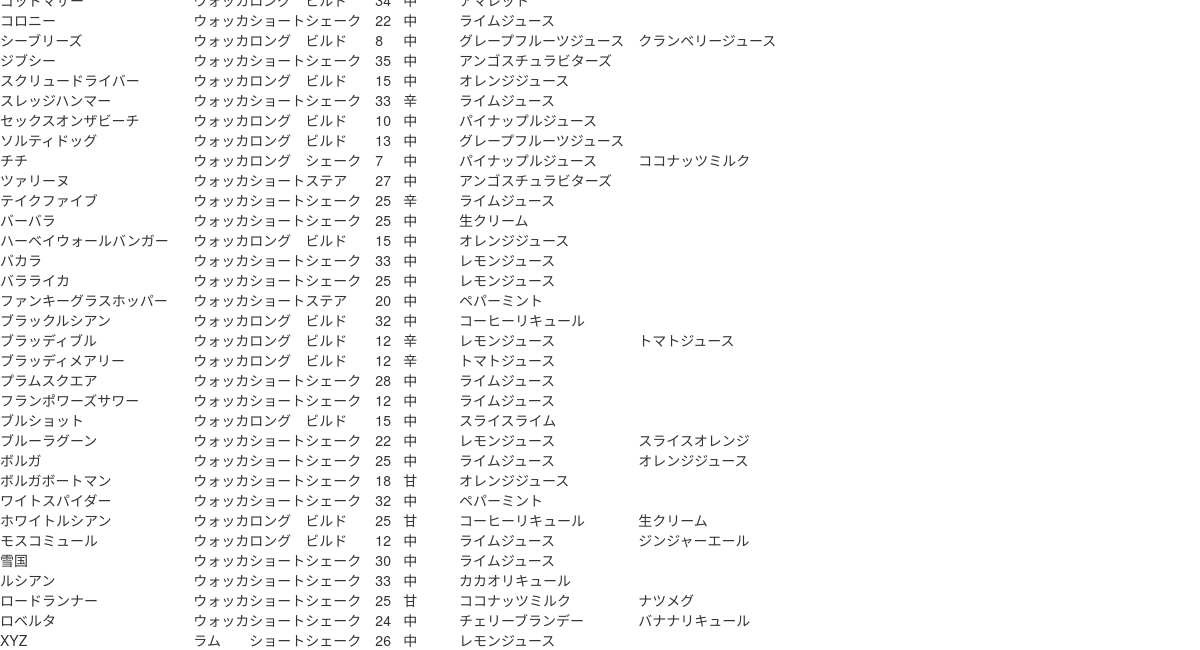
The page /cocktail_app/top/ (lower part) on the database as committed earlier.
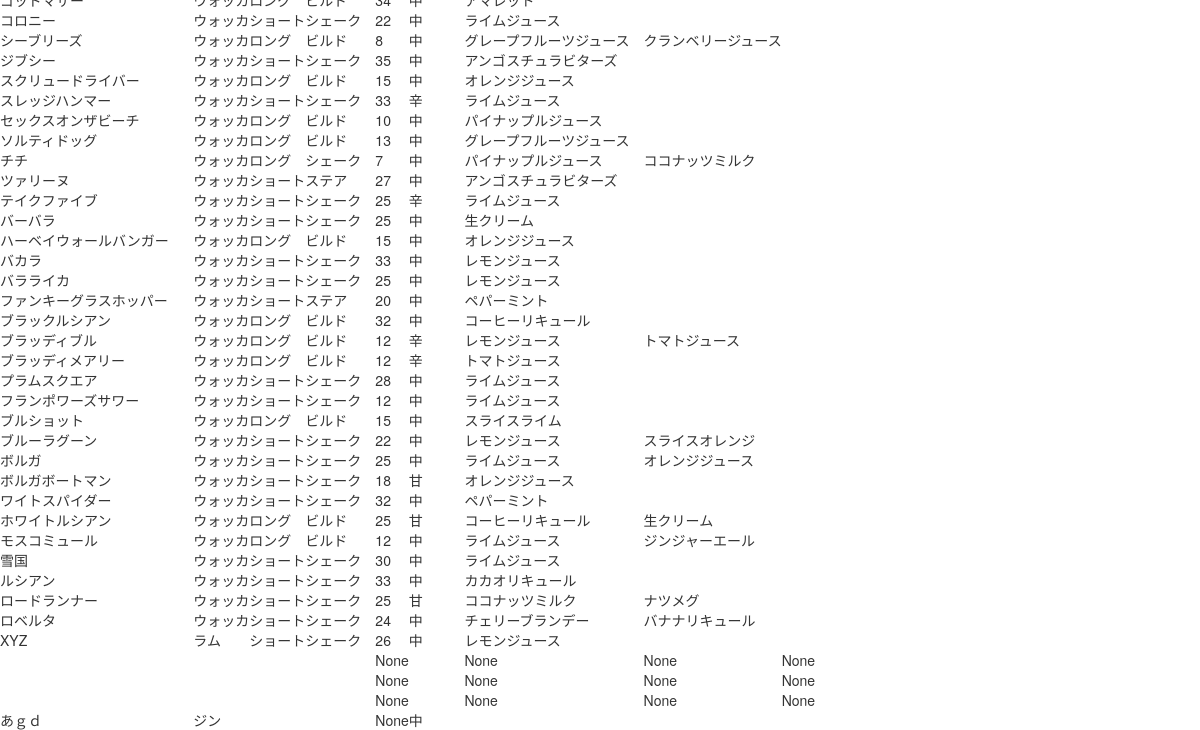
The same page on the database as committed later.
### cocktail/models.py (models this page shows)
class Cocktail(models.Model):
    name = models.CharField(max_length=128)
    base = models.CharField(max_length=128)
    lengh = models.CharField(max_length=128)
    tech = models.CharField(max_length=128)
    alc = models.IntegerField(null = True)
    taste = models.CharField(max_length=128)
    material1 = models.CharField(max_length=128,null = True)
    material2 = models.CharField(max_length=128,null = True)
    contents = models.CharField(max_length=128,null = True)
    image = models.ImageField(upload_to='images/',null = True)

### cocktail/views.py (the view)
# urls.py: path('top/', views.top, name='top'),
def top(request):
        data = Cocktail.objects.all()
        params = {
        'cocktail': data,
        }
        return render(request, 'top.html',params)

### cocktail/templates/top.html (shortened to what this page needs)
<!DOCTYPE html>
{% load static %}
<html lang="ja">
<head>
    <link rel="stylesheet" type="text/css" href="{% static 'css/bootstrap.css' %}" />
</head>
<body>
<table>
{% for item in cocktail %}
<tr>
    <td>{{ item.name }}</td>
    <td>{{ item.base }}</td>
    <td>{{ item.lengh }}</td>
    <td>{{ item.tech }}</td>
    <td>{{ item.alc}}</td>
    <td>{{ item.taste}}</td>
    <td>{{ item.material1}}</td>
    <td>{{ item.material2}}</td>
    <td>{{ item.contents}}</td>
</tr>
{% endfor %}
</table>
</body>
</html>

Rows that differ between the two databases and show on the page:
added Cocktail: alc "None", material1 "None", material2 "None", contents "None"
added Cocktail: alc "None", material1 "None", material2 "None", contents "None"
added Cocktail: alc "None", material1 "None", material2 "None", contents "None"
added Cocktail: name "あｇｄ", base "ジン", alc "None", taste "中"
